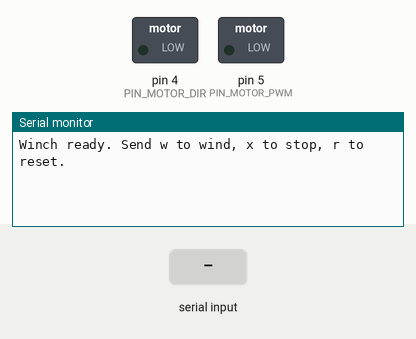
This sketch was run on a simulated Arduino Nano, built with avr-gcc and run on an emulated ATmega328P. Shown: switched loads named in the sketch (green lamp = pin HIGH), the last lines printed to the serial monitor. The test bench sets the inputs (shaded band). Random numbers use the default seed unless the sketch sets one.

Above: at 1.2 s.
1.3 s: "w" received over Serial
At 1.66 s:
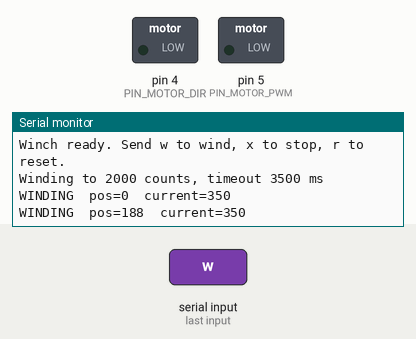
2.8 s: "x" received over Serial
At 3.8 s:
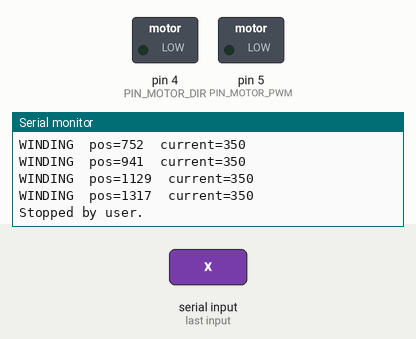
4.3 s: "s" received over Serial
At 4.9 s:
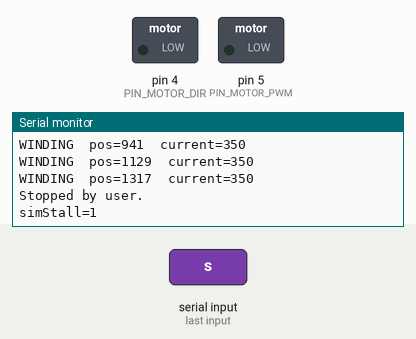
Timing chart, 0 to 7.3 s (numbered marks = the images above; inputs shaded):
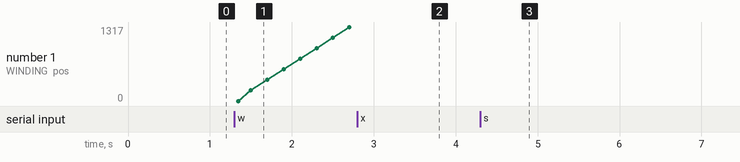

Measured:
- after the input at 1.3 s, the serial monitor: prints a new line at once (image 1)
- after the input at 2.8 s, the serial monitor: prints a new line at once (image 2)
- after the input at 4.3 s, the serial monitor: prints a new line at once (image 3)

The sketch:

winch_outline.ino
```cpp
/*
  Hopper winch: code outline (stub version)
  -----------------------------------------
  The winch is a motor + spool. It pulls a cable that bends carbon-fiber rods
  (the jump spring). This sketch:
    1. winds the cable to a chosen length (measured in encoder counts)
    2. stops safely on a stall (high current but no movement) or a timeout
    3. after the latch closes, lets out a little cable so the LATCH holds the
       load and not the motor

  SIMULATE = true  -> no hardware needed; fake encoder/current/latch values.
  SIMULATE = false -> reads the real encoder, current sensor and latch switch
                      (to be tested and calibrated in person).

  Serial Monitor commands (9600 baud, "Newline" line ending):
    w = start winding      x = emergency stop     r = reset after fault
    s = toggle simulated stall (motor stuck)
    k = toggle simulated slow winding (to trigger the timeout)
    l = toggle simulated latch closed
*/

#define SIMULATE true

// ---------------------------------------------------------------------------
// Pins (Nano). AGREE THESE WITH THE D1 PERSON before wiring.
// The Servo library disables analogWrite (PWM) on pins 9 and 10, so the motor
// speed pin is NOT 9 or 10. Pin 5 is a PWM pin that Servo does not touch.
// Encoder A must be on an interrupt pin (Nano: 2 or 3).
// ---------------------------------------------------------------------------
const uint8_t PIN_MOTOR_PWM = 5;   // motor driver speed input (PWM)
const uint8_t PIN_MOTOR_DIR = 4;   // motor driver direction input
const uint8_t PIN_ENC_A     = 2;   // encoder channel A (interrupt)
const uint8_t PIN_ENC_B     = 3;   // encoder channel B (direction)
const uint8_t PIN_CURRENT   = A0;  // motor current sense (analog)
const uint8_t PIN_LATCH     = 7;   // latch closed switch (LOW = closed)

// ---------------------------------------------------------------------------
// Tunable settings (placeholder numbers: calibrate with the real motor)
// ---------------------------------------------------------------------------
const long     WIND_TARGET_COUNTS   = 2000;  // how far to wind (encoder counts)
const long     SLACK_COUNTS         = 60;    // how much cable to let out after latching
const uint8_t  WIND_PWM             = 200;   // winding speed (0-255)
const uint8_t  SLACK_PWM            = 90;    // slow speed for letting out slack
const long     TARGET_TOLERANCE     = 5;     // "close enough" to target (counts)

// Stall rule: current high AND cable not moving, for several checks in a row
const int      STALL_CURRENT_LIMIT  = 600;   // ADC reading (0-1023) counted as "working hard"
const long     STALL_MIN_COUNTS     = 3;     // less movement than this per window = "not moving"
const unsigned long STALL_WINDOW_MS = 150;   // how often we check movement
const uint8_t  STALL_WINDOWS_TO_TRIP = 3;    // consecutive bad windows before stopping
const unsigned long STARTUP_GRACE_MS = 300;  // ignore stall check while motor spins up (inrush current)

// Timeout rule: stop if winding takes much longer than expected
const long     EXPECTED_COUNTS_PER_SEC = 1000;  // expected winding speed (calibrate)
const float    TIMEOUT_FACTOR       = 1.5;      // allow 50% longer than expected
const unsigned long TIMEOUT_MARGIN_MS = 500;    // extra fixed allowance

// Latch and slack steps
const unsigned long LATCH_WAIT_MS   = 5000;  // max time to wait for the latch to close
const unsigned long SLACK_TIMEOUT_MS = 2000; // max time to let out slack

// ---------------------------------------------------------------------------
// State machine
// ---------------------------------------------------------------------------
enum WinchState { IDLE, WINDING, WAIT_LATCH, LETTING_OUT, HOLDING, FAULT };
WinchState state = IDLE;

const char* stateName(WinchState s) {
  switch (s) {
    case IDLE:        return "IDLE";
    case WINDING:     return "WINDING";
    case WAIT_LATCH:  return "WAIT_LATCH";
    case LETTING_OUT: return "LETTING_OUT";
    case HOLDING:     return "HOLDING";
    default:          return "FAULT";
  }
}

// Winding bookkeeping
long          targetCounts   = 0;
unsigned long stateStartMs   = 0;   // when the current state began
unsigned long windTimeoutMs  = 0;   // computed time limit for this wind
unsigned long lastStallCheckMs = 0;
long          lastStallCheckPos = 0;
uint8_t       badWindows     = 0;
long          slackStartPos  = 0;
const char*   faultReason    = "";
uint8_t       motorPwmNow    = 0;   // what we last told the motor
bool          motorWindDir   = true;

// Encoder (real hardware): updated in an interrupt
volatile long encoderCount = 0;

// Simulation state
bool  simStall      = false;
bool  simSlow       = false;
bool  simLatch      = false;
float simPos        = 0;
unsigned long simLastMs = 0;

// ---------------------------------------------------------------------------
// Low-level hardware access (real or simulated)
// ---------------------------------------------------------------------------

/* Encoder interrupt: counts +1 or -1 depending on direction (channel B). */
void encoderISR() {
  if (digitalRead(PIN_ENC_B) == HIGH) encoderCount++;
  else                                encoderCount--;
}

/* Fake physics for SIMULATE mode. Moves the pretend cable while the motor
   runs, unless a stall or slow-wind is being simulated. */
void updateSimulation() {
  unsigned long now = millis();
  float dt = (now - simLastMs) / 1000.0;
  simLastMs = now;
  if (motorPwmNow == 0 || simStall) return;     // stuck motor: no movement
  float speed = (float)motorPwmNow / 255.0 * 1200.0;   // counts per second
  if (simSlow) speed *= 0.25;                   // pretend it is dragging
  simPos += (motorWindDir ? 1 : -1) * speed * dt;
}

/* Cable position in encoder counts (0 = fully unwound). */
long readPosition() {
#if SIMULATE
  return (long)simPos;
#else
  noInterrupts();               // copy safely: the ISR can change it anytime
  long p = encoderCount;
  interrupts();
  return p;
#endif
}

/* Motor current as a raw ADC reading (0-1023). Higher = working harder. */
int readCurrent() {
#if SIMULATE
  if (motorPwmNow == 0) return 0;
  if (simStall) return 900;                     // stuck: current shoots up
  return 150 + motorPwmNow;                     // normal load
#else
  return analogRead(PIN_CURRENT);
#endif
}

/* True when the latch is closed and can hold the load. */
bool latchClosed() {
#if SIMULATE
  return simLatch;
#else
  return digitalRead(PIN_LATCH) == LOW;         // switch to ground when closed
#endif
}

// ---------------------------------------------------------------------------
// Motor control
// ---------------------------------------------------------------------------

/* Set motor speed (0-255) and direction (true = wind in, false = let out). */
void motorDrive(uint8_t pwm, bool windIn) {
  motorPwmNow  = pwm;
  motorWindDir = windIn;
#if !SIMULATE
  digitalWrite(PIN_MOTOR_DIR, windIn ? HIGH : LOW);
  analogWrite(PIN_MOTOR_PWM, pwm);
#endif
}

/* Stop the motor immediately. Safe to call at any time. */
void stopMotor() {
  motorDrive(0, motorWindDir);
}

/* Begin winding to a target length. Ignored unless the winch is IDLE. */
void startWinding(long target) {
  if (state != IDLE) {
    Serial.println(F("Cannot start: winch is not IDLE (send r after a fault)."));
    return;
  }
  targetCounts      = target;
  long remaining    = target - readPosition();
  if (remaining <= TARGET_TOLERANCE) {
    Serial.println(F("Already at or past target."));
    return;
  }
  // Time limit = expected time * factor + margin
  float expectedMs  = (float)remaining / EXPECTED_COUNTS_PER_SEC * 1000.0;
  windTimeoutMs     = (unsigned long)(expectedMs * TIMEOUT_FACTOR) + TIMEOUT_MARGIN_MS;

  badWindows        = 0;
  lastStallCheckMs  = millis();
  lastStallCheckPos = readPosition();
  stateStartMs      = millis();
  state             = WINDING;
  motorDrive(WIND_PWM, true);
  Serial.print(F("Winding to ")); Serial.print(target);
  Serial.print(F(" counts, timeout ")); Serial.print(windTimeoutMs);
  Serial.println(F(" ms"));
}

// ---------------------------------------------------------------------------
// Safety checks
// ---------------------------------------------------------------------------

/* Stuck-motor rule: if the motor is working hard (high current) but the cable
   is not moving, for several checks in a row, return true.
   Call often; it does its own timing. Only valid while the motor is running. */
bool motorIsStalled() {
  unsigned long now = millis();
  if (now - stateStartMs < STARTUP_GRACE_MS) return false;  // spin-up allowance
  if (now - lastStallCheckMs < STALL_WINDOW_MS) return false;

  long pos   = readPosition();
  long moved = abs(pos - lastStallCheckPos);
  bool highCurrent = readCurrent() > STALL_CURRENT_LIMIT;

  if (highCurrent && moved < STALL_MIN_COUNTS) badWindows++;
  else                                         badWindows = 0;

  lastStallCheckMs  = now;
  lastStallCheckPos = pos;
  return badWindows >= STALL_WINDOWS_TO_TRIP;
}

/* Timeout rule: true if the current state has taken longer than allowed. */
bool timedOut(unsigned long limitMs) {
  return (millis() - stateStartMs) > limitMs;
}

/* Stop everything and latch into FAULT until the user resets. */
void enterFault(const char* reason) {
  stopMotor();
  faultReason = reason;
  state = FAULT;
  Serial.print(F("FAULT: ")); Serial.println(reason);
}

// ---------------------------------------------------------------------------
// Main state machine, called every loop()
// ---------------------------------------------------------------------------
void updateWinch() {
  switch (state) {

    case IDLE:
    case HOLDING:
    case FAULT:
      break;                                    // motor stays off

    case WINDING:
      if (readPosition() >= targetCounts - TARGET_TOLERANCE) {
        stopMotor();
        Serial.println(F("Target reached. Waiting for latch..."));
        stateStartMs = millis();
        state = WAIT_LATCH;
      } else if (motorIsStalled()) {
        enterFault("stall: high current, cable not moving");
      } else if (timedOut(windTimeoutMs)) {
        enterFault("timeout: winding took too long");
      }
      break;

    case WAIT_LATCH:
      // Motor is stopped and holding by its gears only. Wait for the latch.
      if (latchClosed()) {
        slackStartPos     = readPosition();
        stateStartMs      = millis();
        lastStallCheckMs  = millis();
        lastStallCheckPos = slackStartPos;
        badWindows        = 0;
        motorDrive(SLACK_PWM, false);           // reverse slowly
        Serial.println(F("Latch closed. Letting out slack..."));
        state = LETTING_OUT;
      } else if (timedOut(LATCH_WAIT_MS)) {
        enterFault("latch did not close in time");
      }
      break;

    case LETTING_OUT:
      if (slackStartPos - readPosition() >= SLACK_COUNTS) {
        stopMotor();
        Serial.println(F("Slack set. Latch now holds the load."));
        state = HOLDING;
      } else if (motorIsStalled()) {
        enterFault("stall while letting out slack");
      } else if (timedOut(SLACK_TIMEOUT_MS)) {
        enterFault("timeout while letting out slack");
      }
      break;
  }
}

// ---------------------------------------------------------------------------
// Serial commands and status printing
// ---------------------------------------------------------------------------

/* Read single-letter commands from the Serial Monitor. */
void handleSerial() {
  while (Serial.available()) {
    char c = Serial.read();
    switch (c) {
      case 'w': startWinding(WIND_TARGET_COUNTS); break;
      case 'x': stopMotor(); state = IDLE; Serial.println(F("Stopped by user.")); break;
      case 'r':
        if (state == FAULT) { state = IDLE; faultReason = ""; Serial.println(F("Reset to IDLE.")); }
        break;
#if SIMULATE
      case 's': simStall = !simStall; Serial.print(F("simStall=")); Serial.println(simStall); break;
      case 'k': simSlow  = !simSlow;  Serial.print(F("simSlow="));  Serial.println(simSlow);  break;
      case 'l': simLatch = !simLatch; Serial.print(F("simLatch=")); Serial.println(simLatch); break;
#endif
      default: break;
    }
  }
}

/* Print position, current and state about every 200 ms while active. */
void printStatus() {
  static unsigned long lastPrint = 0;
  if (state == IDLE || state == FAULT || state == HOLDING) return;
  if (millis() - lastPrint < 200) return;
  lastPrint = millis();
  Serial.print(stateName(state));
  Serial.print(F("  pos=")); Serial.print(readPosition());
  Serial.print(F("  current=")); Serial.println(readCurrent());
}

// ---------------------------------------------------------------------------
void setup() {
  Serial.begin(9600);
  pinMode(PIN_MOTOR_PWM, OUTPUT);
  pinMode(PIN_MOTOR_DIR, OUTPUT);
  pinMode(PIN_ENC_A, INPUT_PULLUP);
  pinMode(PIN_ENC_B, INPUT_PULLUP);
  pinMode(PIN_LATCH, INPUT_PULLUP);
#if !SIMULATE
  attachInterrupt(digitalPinToInterrupt(PIN_ENC_A), encoderISR, RISING);
#endif
  stopMotor();                                  // always start with the motor off
  simLastMs = millis();
  Serial.println(F("Winch ready. Send w to wind, x to stop, r to reset."));
}

void loop() {
  handleSerial();
#if SIMULATE
  updateSimulation();
#endif
  updateWinch();
  printStatus();
}
```

Source omitted: IMUModule.ino (8951 bytes)
